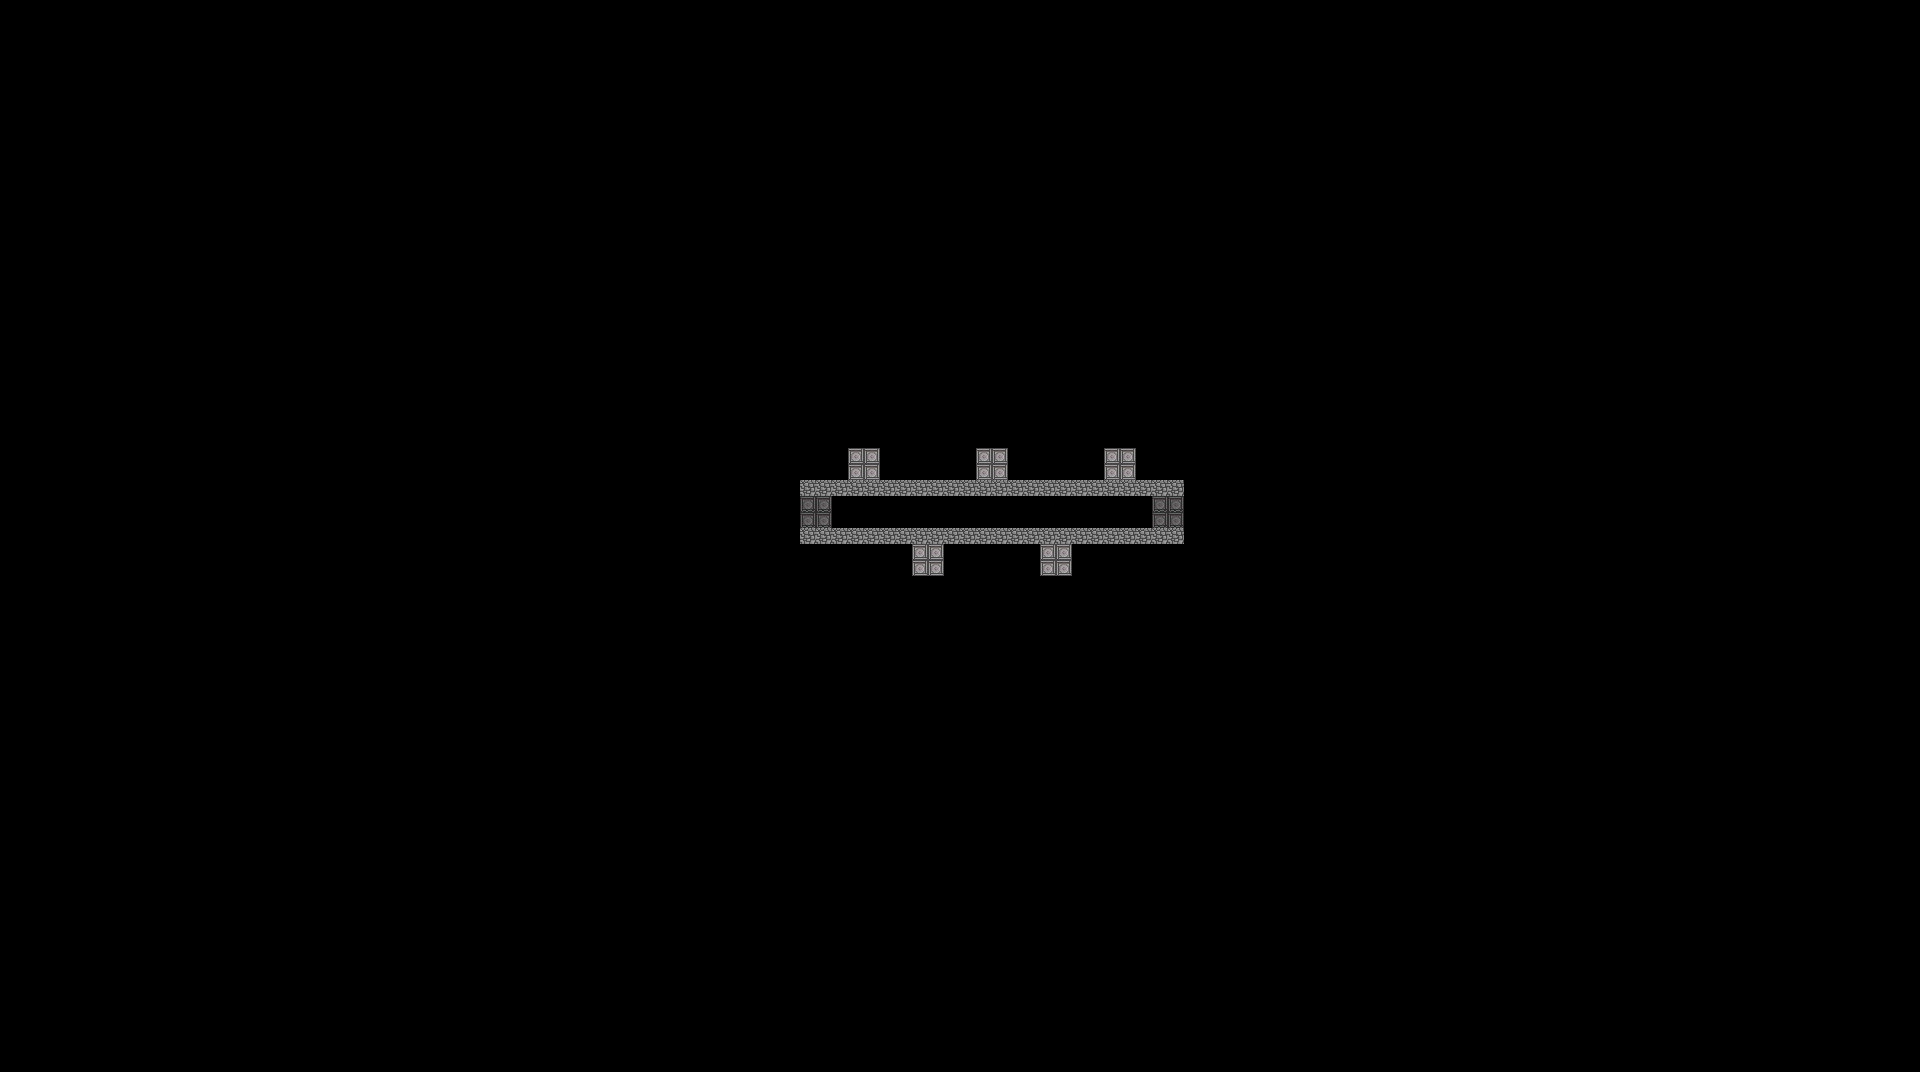

A 2D game scene composited from a Tiled map and its tileset images. What follows is a short description and the map's XML, with each tile layer's data collapsed to a summary:
An orthogonal 120x67 tile map with 16x16 px tiles, 1 tile layer (murs), 1 hidden layer not drawn, 2 tilesets.

<map version="1.10" tiledversion="1.10.0" orientation="orthogonal" renderorder="right-down" width="120" height="67" tilewidth="16" tileheight="16" infinite="0" nextlayerid="3" nextobjectid="1">
 <tileset firstgid="1" source="TX Tileset Grass.tsx" />
 <tileset firstgid="257" source="tileset.tsx" />
 <layer id="2" name="sol" width="120" height="67" visible="0">
  <data>[8040 cells, 8040 non-empty, 101 distinct tile ids]</data>
 </layer>
 <layer id="1" name="murs" width="120" height="67">
  <data>[8040 cells, 76 non-empty, 3 distinct tile ids]</data>
 </layer>
</map>
